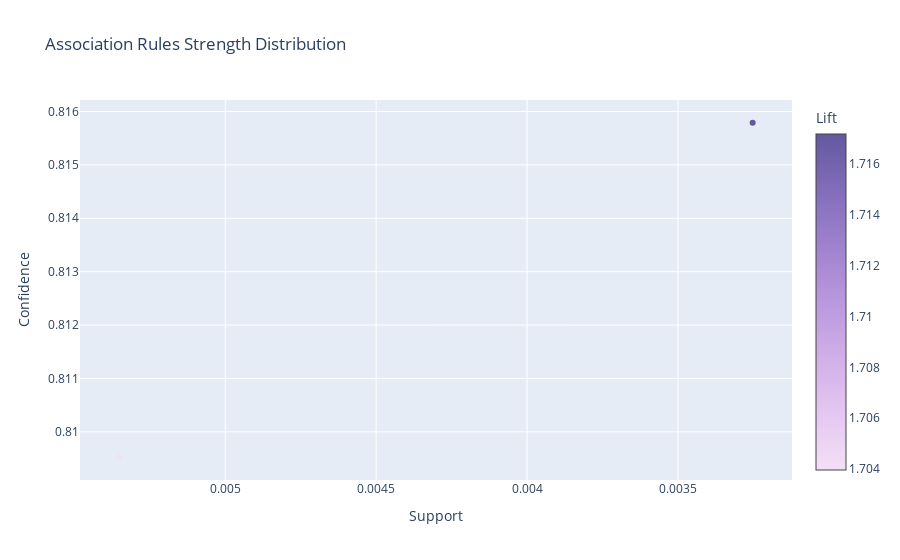
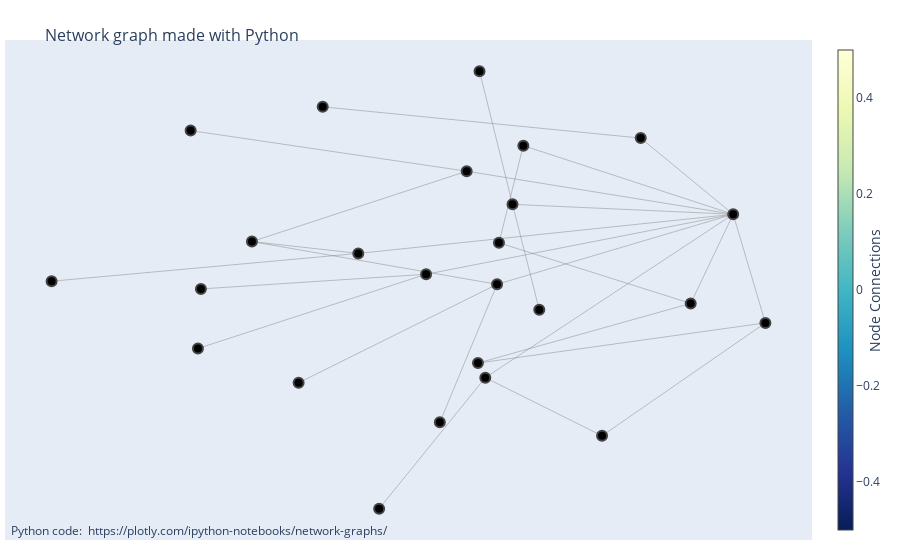

Notebook source saved alongside these figures, in order:
### Code cell
PyARMViz.metadata_scatter_plot(rules_pyarmviz)
PyARMViz.adjacency_graph_plotly(rules_pyarmviz)
# PyARMViz.adjacency_parallel_coordinate_plot(rules_pyarmviz)
# PyARMViz.adjacency_parallel_category_plot(rules_pyarmviz)

### Figure 1 — Plotly figure (JSON) as saved in the notebook; plotly's stock layout.template omitted (floating-point values rounded to 4 significant figures)
{"data": [{"marker": {"color": [1.704, 1.717], "colorbar": {"title": {"text": "Lift"}}, "colorscale": [[0.0, "rgb(243, 224, 247)"], [0.1667, "rgb(228, 199, 241)"], [0.3333, "rgb(209, 175, 232)"], [0.5, "rgb(185, 152, 221)"], [0.6667, "rgb(159, 130, 206)"], [0.8333, "rgb(130, 109, 186)"], [1.0, "rgb(99, 88, 159)"]]}, "mode": "markers", "text": ["('Keeping It Local',) => ('Coffee',), Lift: 1.7039689550731953", "('Extra Salami or Feta',) => ('Coffee',), Lift: 1.7171575692765482"], "x": [0.005351, 0.003253], "y": [0.8095, 0.8158], "type": "scatter"}], "layout": {"xaxis": {"title": {"text": "Support"}, "autorange": "reversed"}, "title": {"text": "Association Rules Strength Distribution"}, "yaxis": {"title": {"text": "Confidence"}}}}

### Figure 2 — Plotly figure (JSON) as saved in the notebook; plotly's stock layout.template omitted (floating-point values rounded to 4 significant figures)
{"data": [{"hoverinfo": "none", "line": {"color": "#888", "width": 0.5}, "mode": "lines", "x": [0.4921, 0.7202, null, -0.2923, 0.4921, null, 0.2026, 0.7202, null, 0.1424, 0.2026, null, 0.1424, 0.6154, null, 0.1759, 0.7202, null, 0.09449, 0.1759, null, 0.2419, 0.1759, null, 0.06285, 0.7202, null, -0.4669, 0.06285, null, -0.4669, 0.1378, null, -0.4669, -0.2046, null, -0.6181, 0.06285, null, 0.7997, 0.7202, null, 0.09065, 0.7997, null, 0.09065, 0.6154, null, 0.3967, 0.7997, null, 0.3967, 0.1087, null, 0.1087, 0.7202, null, -0.1532, 0.1087, null, -0.03725, 0.7202, null, -0.6001, -0.03725, null, -0.5928, -0.03725, null, 0.6154, 0.7202, null, 0.1378, 0.7202, null, -0.3518, 0.1378, null, -0.003398, 0.1378, null, -0.2046, 0.7202, null, -0.9611, -0.2046, null], "y": [0.5719, 0.2488, null, 0.7046, 0.5719, null, 0.5398, 0.2488, null, 0.1279, 0.5398, null, 0.1279, -0.1292, null, 0.291, 0.2488, null, 0.8554, 0.291, null, -0.1564, 0.291, null, 0.4315, 0.2488, null, 0.133, 0.4315, null, 0.133, -0.04814, null, 0.133, 0.08289, null, 0.6038, 0.4315, null, -0.2118, 0.2488, null, -0.3822, -0.2118, null, -0.3822, -0.1292, null, -0.6906, -0.2118, null, -0.6906, -0.444, null, -0.444, 0.2488, null, -1.0, -0.444, null, -0.005644, 0.2488, null, -0.3203, -0.005644, null, -0.06779, -0.005644, null, -0.1292, 0.2488, null, -0.04814, 0.2488, null, -0.4658, -0.04814, null, -0.6336, -0.04814, null, 0.08289, 0.2488, null, -0.03515, 0.08289, null], "type": "scatter"}, {"hoverinfo": "text", "marker": {"color": [], "colorbar": {"thickness": 15, "title": {"side": "right", "text": "Node Connections"}, "xanchor": "left"}, "colorscale": [[0.0, "rgb(255,255,217)"], [0.125, "rgb(237,248,177)"], [0.25, "rgb(199,233,180)"], [0.375, "rgb(127,205,187)"], [0.5, "rgb(65,182,196)"], [0.625, "rgb(29,145,192)"], [0.75, "rgb(34,94,168)"], [0.875, "rgb(37,52,148)"], [1.0, "rgb(8,29,88)"]], "line": {"width": 2}, "reversescale": true, "showscale": true, "size": 10}, "mode": "markers", "text": ["0", "Keeping It Local", "Coffee", "1", "Extra Salami or Feta", "2", "Vegan mincepie", "Cake", "3", "NONE", "Scone", "4", "Salad", "Sandwich", "5", "Hearty & Seasonal", "6", "Pastry", "Toast", "7", "8", "Hot chocolate", "Medialuna", "9", "Tartine"], "x": [0.4921, -0.2923, 0.7202, 0.2026, 0.1424, 0.1759, 0.09449, 0.2419, 0.06285, -0.4669, -0.6181, 0.7997, 0.09065, 0.3967, 0.1087, -0.1532, -0.03725, -0.6001, -0.5928, 0.6154, 0.1378, -0.3518, -0.003398, -0.2046, -0.9611], "y": [0.5719, 0.7046, 0.2488, 0.5398, 0.1279, 0.291, 0.8554, -0.1564, 0.4315, 0.133, 0.6038, -0.2118, -0.3822, -0.6906, -0.444, -1.0, -0.005644, -0.3203, -0.06779, -0.1292, -0.04814, -0.4658, -0.6336, 0.08289, -0.03515], "type": "scatter"}], "layout": {"annotations": [{"showarrow": false, "text": "Python code: <a href='https://plotly.com/ipython-notebooks/network-graphs/'> https://plotly.com/ipython-notebooks/network-graphs/</a>", "x": 0.005, "xref": "paper", "y": -0.002, "yref": "paper"}], "hovermode": "closest", "margin": {"b": 20, "l": 5, "r": 5, "t": 40}, "showlegend": false, "title": {"font": {"size": 16}, "text": "<br>Network graph made with Python"}, "xaxis": {"showgrid": false, "showticklabels": false, "zeroline": false}, "yaxis": {"showgrid": false, "showticklabels": false, "zeroline": false}}}
